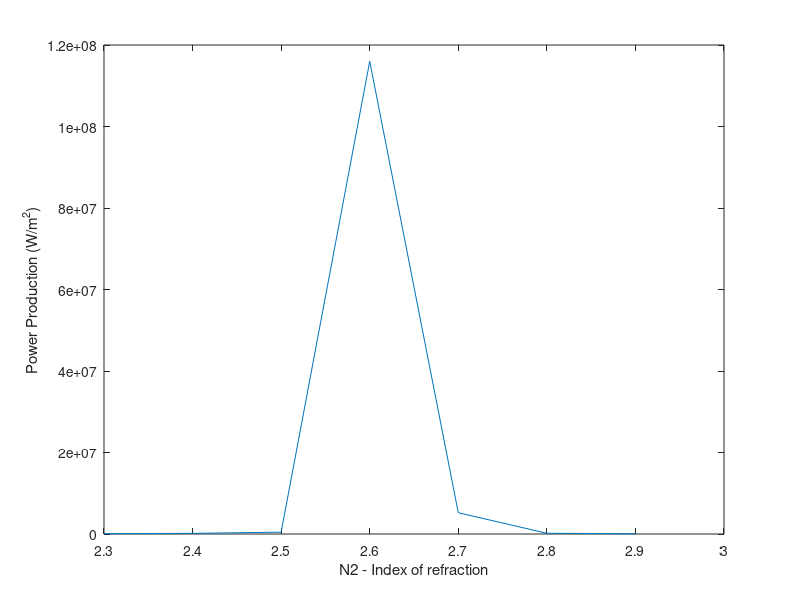

This figure's MATLAB source:
% Two layer

PI = 3.1415926;
ReflArr = [];       % Array to contain extracted reflectivity values 
TransmArr = [];     % Array to contain extracted transmissivity values
IrradArr = [];      % Array to contain irradiance values
PowerArr = [];
PowerSum = 0;
PowerSumArr = [];
N2ValsArr = [];

% Set material parameters 
    % Indicies
    N0 = 1;         % air
    N1 = 1.4;       % layer 1
    N2 = 2.2;      % layer 2
    N3 = 3.5;       % solar cell
while(N2 <= 2.9)
        % Reflective Coefficient
        R01 = (N0-N1)/(N0+N1);
        R12 = (N1-N2)/(N1+N2);
        R23 = (N2-N3)/(N2+N3); 
        % Transmission Coefficient
        T01 = (2*N0)/(N0+N1);
        T12 = (2*N1)/(N1+N2);
        T23 = (2*N2)/(N2+N3);

        % Dynamical Matrix
        Q01 = (1/T01)*[1 R01; R01 1];
        Q12 = (1/T12)*[1 R12; R12 1];
        Q23 = (1/T23)*[1 R23; R23 1];

    % Set Design Parameters
        % Center wavelength
        Wc = 650;

        % Layer thickness

    % Calculate Transfer matrix

        for W = 200:2200        % Wavelength range from 400 to 1400 nm
            Delta = (PI*Wc)/(2*W);

            % Propagation Matrix
            P1 = [exp(j*Delta) 0; 0 exp(-j*Delta)];
            P2 = P1;            % same delta

            % Transfer Matrix
            T = Q01*(P1*Q12*P2*Q23);

            % Extract Reflectivity
                R = T(2,1)/T(1,1);      % Reflectiive coeficient from transfer matrix
                Refl = (abs(R))^2;

                % Record reflectivity value
                ReflArr = [ReflArr Refl];

            % Extract Transmissivity
                taow = (1/T(1,2));      % transmission coefficient via transfer matrix
                Transm = ((abs(taow))^2)*(N3/N0);

                % Record transmissivity value
                TransmArr = [TransmArr Transm];

            % Compute Irradiance value   
                Irrad = (6.16*10^15)/((W^5)*(exp(2484/W)-1));
                IrradArr = [ IrradArr Irrad];

            % Compute Power
                Power = Irrad*Transm;
                PowerArr = [PowerArr Power];

                PowerSum = PowerSum + Power;
        end;
        
        N2 = N2 + 0.1;
        N2ValsArr = [N2ValsArr N2];
        PowerSumArr = [PowerSumArr PowerSum];
        
        ReflArr = [];       % Array to contain extracted reflectivity values 
        TransmArr = [];     % Array to contain extracted transmissivity values
        IrradArr = [];      % Array to contain irradiance values
        PowerArr = [];
        PowerSum = 0;
end
   % Plot N2 against power production:
   plot(N2ValsArr, PowerSumArr);
   xlabel('N2 - Index of refraction')
   ylabel('Power Production (W/m^2)')
      

   
   